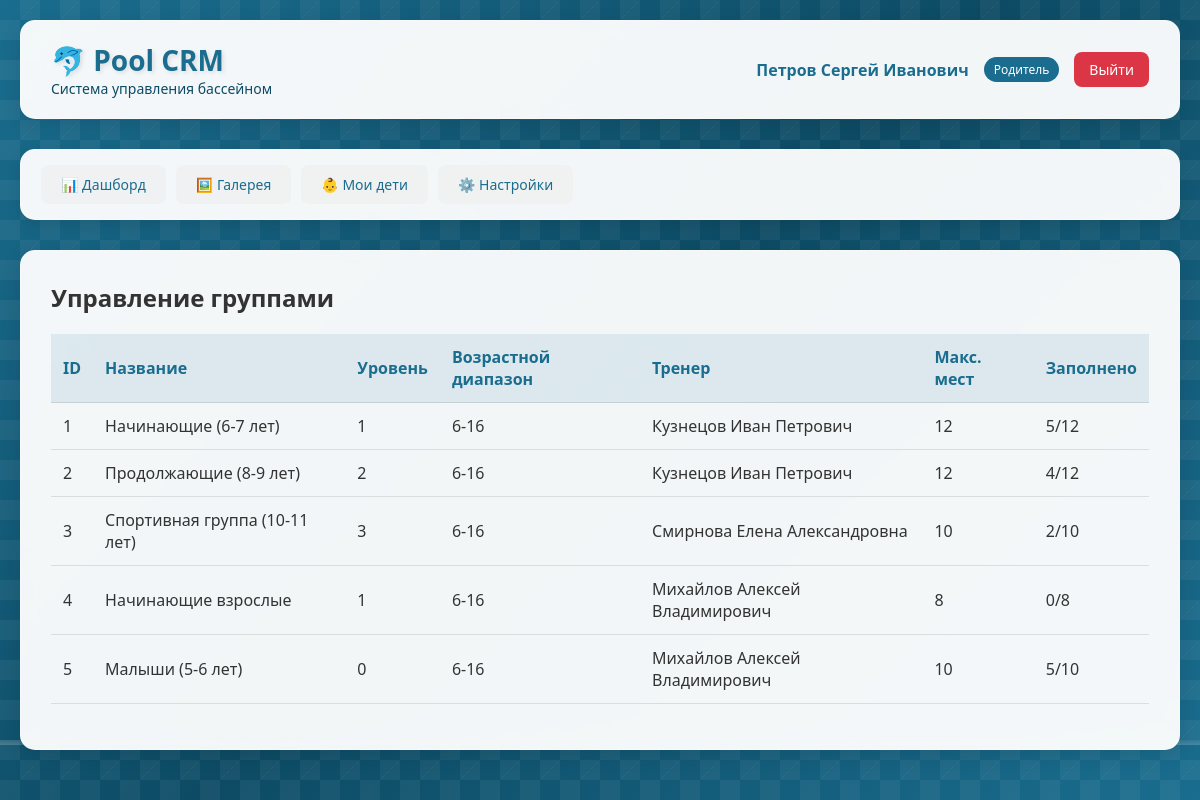
The page /groups (signed in) on the database its author committed.
### database.py (models this page shows)
class ParentDB(Base):
    __tablename__ = "parents"
    id = Column(Integer, primary_key=True, index=True)
    role = Column(SQLEnum(UserRole), default=UserRole.PARENT)
    name = Column(String, nullable=False)
    email = Column(String, unique=True, nullable=False, index=True)
    phone = Column(String)
    password = Column(String, nullable=False)
    is_vk_linked = Column(Boolean, default=False)
    vk_id = Column(Integer, unique=True, nullable=True)
    vk_link_code = Column(String(6), nullable=True)
    vk_code_expires_at = Column(DateTime, nullable=True)
    notify_absences = Column(Boolean, default=True)
    notify_reminders = Column(Boolean, default=True)
    is_active = Column(Boolean, default=True)
    created_at = Column(String, default=lambda: datetime.now().strftime("%d.%m.%Y %H:%M"))
    children = relationship("ChildDB", back_populates="parent", cascade="all, delete-orphan")
    applications = relationship("ApplicationDB", back_populates="parent")
    notifications = relationship("NotificationDB", back_populates="parent")

class GroupDB(Base):
    __tablename__ = "groups"
    id = Column(Integer, primary_key=True, index=True)
    name = Column(String, nullable=False)
    level = Column(Integer, nullable=False)
    coach_id = Column(Integer, ForeignKey("coaches.id"))
    max_capacity = Column(Integer, default=12)
    age_tolerance = Column(Float, default=1.0)
    is_active = Column(Boolean, default=True)
    created_at = Column(String, default=lambda: datetime.now().strftime("%d.%m.%Y %H:%M"))
    coach = relationship("CoachDB", back_populates="groups")
    time_slots = relationship("TimeSlotDB", back_populates="group", cascade="all, delete-orphan")
    enrollments = relationship("EnrollmentDB", back_populates="group")
    trainings = relationship("TrainingDB", back_populates="group")
    applications = relationship("ApplicationDB", back_populates="group")
    transfer_history_from = relationship("TransferHistoryDB", foreign_keys="TransferHistoryDB.from_group_id", back_populates="from_group")
    transfer_history_to = relationship("TransferHistoryDB", foreign_keys="TransferHistoryDB.to_group_id", back_populates="to_group")
    transfer_requests_from = relationship("TransferRequestDB", foreign_keys="TransferRequestDB.from_group_id", back_populates="from_group")
    transfer_requests_to = relationship("TransferRequestDB", foreign_keys="TransferRequestDB.suggested_group_id", back_populates="suggested_group")

class CoachDB(Base):
    __tablename__ = "coaches"
    id = Column(Integer, primary_key=True, index=True)
    name = Column(String, nullable=False)
    email = Column(String, unique=True, nullable=False)
    phone = Column(String)
    password = Column(String, nullable=False)
    is_active = Column(Boolean, default=True)
    created_at = Column(String, default=lambda: datetime.now().strftime("%d.%m.%Y %H:%M"))
    groups = relationship("GroupDB", back_populates="coach")
    transfer_requests = relationship("TransferRequestDB", back_populates="coach")
    gallery_images = relationship("GalleryImageDB", back_populates="coach")

### main.py (the view)
@app.get("/groups", response_class=HTMLResponse)
async def groups_list(request: Request, db: Session = Depends(get_db)):
    user = get_current_user(request, db)
    if not user:
        return RedirectResponse(url="/login")
    query = db.query(GroupDB).filter(GroupDB.is_active == True)
    if user["role"] == "coach":
        query = query.filter(GroupDB.coach_id == user["id"])
    groups = query.all()
    groups_data = []
    for group in groups:
        current_count = db.query(EnrollmentDB).filter(
            EnrollmentDB.group_id == group.id,
            EnrollmentDB.status == EnrollmentStatus.ACTIVE
        ).count()
        groups_data.append({
            "id": group.id,
            "name": group.name,
            "level": group.level,
            "coach_name": group.coach.name if group.coach else None,
            "max_capacity": group.max_capacity,
            "current_enrollment": current_count,
            "age_range": "6-16"
        })
    return templates.TemplateResponse(name="groups.html", request=request, context={"request": request, "user": user, "groups": groups_data})

### templates/groups.html (shortened to what this page needs)
{% extends "base.html" %}
{% block content %}
<div class="action-bar">
    <h2>{% if user.role == 'coach' %}Мои группы{% else %}Управление группами{% endif %}</h2>
</div>
<table class="data-table">
    <thead>
        <tr>
            <th>ID</th>
            <th>Название</th>
            <th>Уровень</th>
            <th>Возрастной диапазон</th>
            <th>Тренер</th>
            <th>Макс. мест</th>
            <th>Заполнено</th>
        </tr>
    </thead>
    <tbody>
        {% for group in groups %}
        <tr>
            <td>{{ group.id }}</td>
            <td>{{ group.name }}</td>
            <td>{{ group.level }}</td>
            <td>{{ group.age_range }}</td>
            <td>{{ group.coach_name or 'Не назначен' }}</td>
            <td>{{ group.max_capacity }}</td>
            <td>{{ group.current_enrollment }}/{{ group.max_capacity }}</td>
        </tr>
        {% endfor %}
    </tbody>
</table>
{% endblock %}

### templates/base.html (shortened to what this page needs)
<!DOCTYPE html>
<html lang="ru">
<head>
    <link rel="stylesheet" href="/static/style.css">
</head>
<body>
    <div class="background-pool">
        <div class="waves"></div>
        <div class="bubbles"></div>
    </div>
    <div class="container">
        <div class="header">
            <div class="logo">
                <h1>🐬 Pool CRM</h1>
                <p>Система управления бассейном</p>
            </div>
            <div class="user-info">
                <span class="user-name">{{ user.name }}</span>
                <span class="user-role">
                    {% if user.role == 'admin' %}Администратор
                    {% elif user.role == 'coach' %}Тренер
                    {% else %}Родитель{% endif %}
                </span>
                <a href="/logout" class="logout-btn">Выйти</a>
            </div>
        </div>
        <div class="nav-menu">
            <a href="/dashboard" class="nav-link {% if request.url.path == '/dashboard' %}active{% endif %}">📊 Дашборд</a>
            <a href="/gallery" class="nav-link {% if request.url.path == '/gallery' %}active{% endif %}">🖼️ Галерея</a>
            {% if user.role == 'parent' %}
            <a href="/children" class="nav-link {% if request.url.path == '/children' %}active{% endif %}">👶 Мои дети</a>
            <a href="/profile" class="nav-link {% if request.url.path == '/profile' %}active{% endif %}">⚙️ Настройки</a>
            {% endif %}
        </div>
        <div class="content">
            {% block content %}{% endblock %}
        </div>
    </div>
</body>
</html>

### static/style.css (style rules this page uses)
* { margin: 0; padding: 0; box-sizing: border-box; }
body { font-family: 'Segoe UI', Tahoma, Geneva, Verdana, sans-serif; min-height: 100vh; color: #333; position: relative; overflow-x: hidden; }
.background-pool { position: fixed; top: 0; left: 0; width: 100%; height: 100%; z-index: -1; overflow: hidden; }
.waves { position: absolute; bottom: 0; left: 0; width: 100%; height: 100px; background: repeating-linear-gradient( transparent 0px, transparent 40px, rgba(255, 255, 255, 0.1) 40px, rgba(255, 255, 255, 0.2) 45px, transparent 45px, transparent 90px ); animation: moveWaves 3s linear infinite; }
.bubbles { position: absolute; width: 100%; height: 100%; overflow: hidden; }
.container { max-width: 1200px; margin: 0 auto; padding: 20px; position: relative; z-index: 1; }
.header { background: rgba(255, 255, 255, 0.95); backdrop-filter: blur(10px); border-radius: 15px; padding: 20px 30px; margin-bottom: 30px; box-shadow: 0 5px 20px rgba(0,0,0,0.1); display: flex; justify-content: space-between; align-items: center; flex-wrap: wrap; border: 1px solid rgba(255, 255, 255, 0.3); }
.logo h1 { color: #1a6d8f; font-size: 28px; text-shadow: 2px 2px 4px rgba(0,0,0,0.1); }
.logo p { color: #0d4b64; font-size: 14px; }
.user-info { display: flex; align-items: center; gap: 15px; }
.user-name { font-weight: 600; color: #1a6d8f; }
.user-role { background: #1a6d8f; color: white; padding: 4px 10px; border-radius: 20px; font-size: 12px; }
.logout-btn { background: #dc3545; color: white; border: none; padding: 8px 15px; border-radius: 8px; cursor: pointer; text-decoration: none; font-size: 14px; transition: all 0.3s; }
.nav-menu { background: rgba(255, 255, 255, 0.95); backdrop-filter: blur(10px); border-radius: 15px; padding: 15px 20px; margin-bottom: 30px; box-shadow: 0 5px 15px rgba(0,0,0,0.1); display: flex; gap: 10px; flex-wrap: wrap; border: 1px solid rgba(255, 255, 255, 0.3); }
.nav-link { background: rgba(240, 240, 240, 0.8); border: none; padding: 10px 20px; border-radius: 8px; cursor: pointer; text-decoration: none; color: #1a6d8f; font-size: 14px; font-weight: 500; transition: all 0.3s; }
.content { background: rgba(255, 255, 255, 0.95); backdrop-filter: blur(10px); border-radius: 15px; padding: 30px; box-shadow: 0 5px 20px rgba(0,0,0,0.1); min-height: 500px; border: 1px solid rgba(255, 255, 255, 0.3); }
.data-table { width: 100%; border-collapse: collapse; margin-top: 20px; }
.data-table th, .data-table td { padding: 12px; text-align: left; border-bottom: 1px solid rgba(0,0,0,0.1); }
.data-table th { background: rgba(26, 109, 143, 0.1); font-weight: 600; color: #1a6d8f; }
.action-bar { display: flex; justify-content: space-between; align-items: center; margin-bottom: 20px; flex-wrap: wrap; gap: 15px; }

### rows shown on the page
ParentDB: name "Петров Сергей Иванович"
GroupDB: name "Начинающие (6-7 лет)"
CoachDB: name "Кузнецов Иван Петрович"
GroupDB: id "2", name "Продолжающие (8-9 лет)", level "2", age_range "6-16", name "Кузнецов Иван Петрович", max_capacity "12", current_enrollment "4"
GroupDB: name "Спортивная группа (10-11 лет)"
CoachDB: name "Смирнова Елена Александровна"
GroupDB: id "4", name "Начинающие взрослые", level "1", age_range "6-16", name "Михайлов Алексей Владимирович", max_capacity "8", current_enrollment "0"
GroupDB: id "5", name "Малыши (5-6 лет)", level "0", age_range "6-16", name "Михайлов Алексей Владимирович", max_capacity "10", current_enrollment "5"

### other values the page prints
{{ group.id }} "1" "3"
{{ group.level }} "1" "3"
{{ group.age_range }} "6-16" "6-16"
{{ group.max_capacity }} "12" "10"
{{ group.current_enrollment }} "5" "2"
